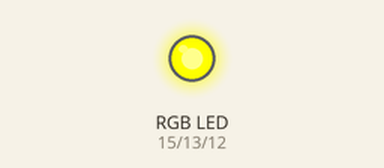
The sketch below on a simulated Arduino Uno, built with avr-gcc and run on an emulated ATmega328P. On the bench: an RGB LED mixed from three pins (HIGH = lit). Random numbers use the default seed unless the sketch sets one.

Above: at 0.1 s.
At 10.1 s:
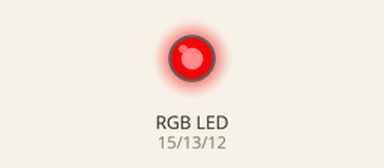
At 21.1 s:
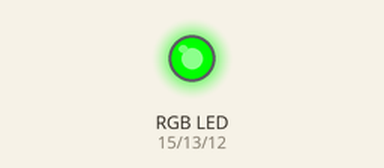
At 27.1 s:
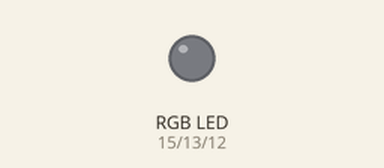
Timing chart, 0 to 40.0 s (numbered marks = the images above):
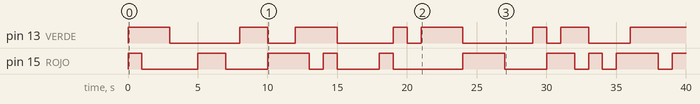

The sketch:

09_tricolor.ino
```cpp
#define ROJO 15
#define AZUL 12
#define VERDE 13

void setup() {
  // put your setup code here, to run once:

  pinMode(ROJO, OUTPUT);
  pinMode(AZUL, OUTPUT);
  pinMode(VERDE, OUTPUT);
}

void loop() {
  // put your main code here, to run repeatedly:
/*
  //Rojo
  digitalWrite(ROJO, LOW);  //En el led RGB Low significa encendido y HIGH es apagado
  digitalWrite(VERDE, HIGH);
  digitalWrite(AZUL, HIGH);

  delay(500);
  //Rojo
  digitalWrite(ROJO, LOW);  //En el led RGB Low significa encendido y HIGH es apagado
  digitalWrite(VERDE, LOW);
  digitalWrite(AZUL, HIGH);

  delay(500);

    digitalWrite(ROJO, LOW);  //En el led RGB Low significa encendido y HIGH es apagado
  digitalWrite(VERDE, HIGH);
  digitalWrite(AZUL, LOW);

  delay(500);
  //Rojo
  digitalWrite(ROJO, HIGH);  //En el led RGB Low significa encendido y HIGH es apagado
  digitalWrite(VERDE, LOW);
  digitalWrite(AZUL, HIGH);

  delay(500);
   //Rojo
  digitalWrite(ROJO, HIGH);  //En el led RGB Low significa encendido y HIGH es apagado
  digitalWrite(VERDE, LOW);
  digitalWrite(AZUL, LOW);

  delay(500);

   digitalWrite(ROJO, HIGH);  //En el led RGB Low significa encendido y HIGH es apagado
  digitalWrite(VERDE, HIGH);
  digitalWrite(AZUL, LOW);

  delay(500);

 digitalWrite(ROJO, LOW);  //En el led RGB Low significa encendido y HIGH es apagado
  digitalWrite(VERDE, LOW);
  digitalWrite(AZUL, LOW);

  delay(500);

    digitalWrite(ROJO, LOW);  //En el led RGB Low significa encendido y HIGH es apagado
  digitalWrite(VERDE, LOW);
  digitalWrite(AZUL, HIGH);

  delay(500);
  */


  int r = 0;
  int g = 0;
  int b = 0;

  for(;;){
    r = random(0,255);
    g = random(0,255);
    b = random(0,255);

    analogWrite(ROJO,r);
    analogWrite(VERDE,g);
    analogWrite(VERDE,b);

    delay(1000);
  }
}
```

Measured:
- by itself, pin 13 (VERDE): LOW → HIGH at 0.00 s, → LOW 3.0 s later, → HIGH 5.0 s later, → LOW 2.0 s later, … (15 changes in this stretch)
- by itself, pin 15 (ROJO): LOW → HIGH at 0.00 s, → LOW 1.0 s later, → HIGH 4.0 s later, → LOW 2.0 s later, … (19 changes in this stretch)
